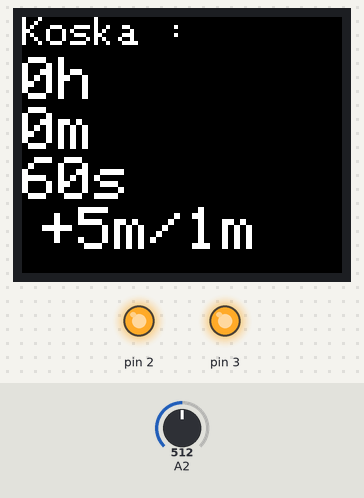
Bench run of a sketch on a simulated Arduino Uno, built with avr-gcc and run on an emulated ATmega328P. On the bench: 160×128 colour display, output pins drawn as LEDs (lit = HIGH). Inputs (shaded band) come from the test bench; at power-on: A2 = 512. What the sketch prints to the serial monitor is not drawn.

Above: at 1.8 s.
1.9 s: A2 set to 106
At 2.4 s:
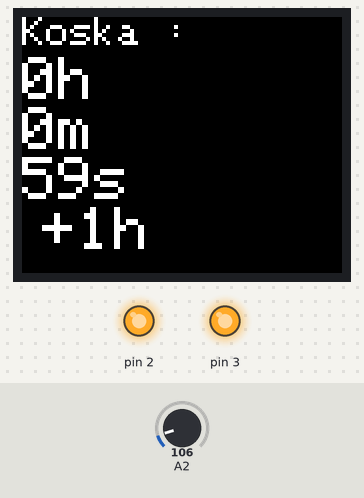
5.5 s: A2 set to 95
At 6.8 s:
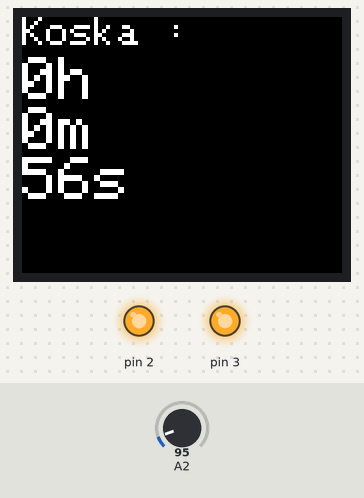
8.5 s: A2 set to 122
At 9.8 s:
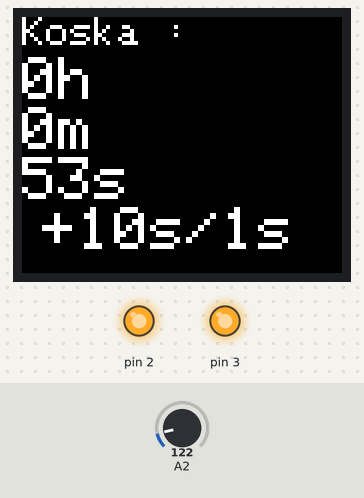
Timing chart, 0 to 11.5 s (numbered marks = the images above; inputs shaded):
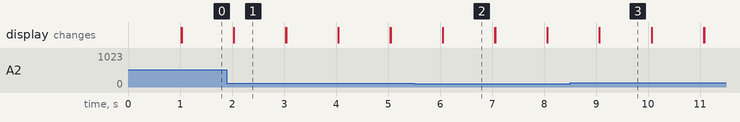

Measured:
- the behaviour switches between 101 and 100 on A2 (found by bisection; images 1 and 2)
- what the display in image 1 shows lasts 1.0 s, from 2.0 s to 3.0 s

The sketch:

lammittimen_ajastin.ino
```cpp
#include <TFT.h>
#include <SPI.h>

#define cs   10
#define dc   9
#define rst  8

TFT TFTscreen = TFT(cs, dc, rst);

char sensorPrintout[6];
char sensorPrintoutm[6];
char sensorPrintouth[6];
int s=0;
int m=1;
int h=0;
int mita=0;
int pause=false;
void setup()
{
  Serial.begin(9600);
  pinMode(2,OUTPUT);
  pinMode(3,OUTPUT);
  digitalWrite(3,HIGH);
  digitalWrite(2,HIGH);
  TFTscreen.begin();
  TFTscreen.background(0, 0, 0);
  TFTscreen.stroke(255, 255, 255);
  TFTscreen.setTextSize(2);
  TFTscreen.text("Koska :\n ", 0, 0);
  TFTscreen.setTextSize(3);
}

void loop()
{
  int sensorValue = analogRead(A2);
  Serial.println(sensorValue);
if(sensorValue>100)
{
  if(mita<4)
  {
    mita+=1;
  }
    else
  {
    mita=0;
  }
}
  else
{
  if(mita==1)
  {
    if(s<60){
    s+=1;
    }
    if(s+9<60){
    s+=9;
    }
    mita=0;
  }
  if(mita==2)
  {
    if(m<60){
    m+=1;
    }
    if(m+4<60){
    m+=4;
    }
    mita=0;
  }
  if(mita==3)
  {
    h+=1;
    mita=0;
  }
  if(mita==4)
  {
    if(pause==true){pause=false;}else{pause=true;}
    mita=0;
  }
}


  String sensorVal = String(String(s)+String("s"));
  String sensorValm = String(String(m)+String("m"));
  String sensorValh = String(String(h)+String("h"));

  sensorVal.toCharArray(sensorPrintout, 6);
  sensorValm.toCharArray(sensorPrintoutm, 6);
  sensorValh.toCharArray(sensorPrintouth, 6);

  TFTscreen.stroke(255, 255, 255);
  TFTscreen.text(sensorPrintouth, 0, 20);
  TFTscreen.text(sensorPrintoutm, 0, 45);
  TFTscreen.text(sensorPrintout, 0, 70);
  // wait for a moment
  if(mita==1)
  {
    TFTscreen.text("+10s/1s", 10, 95);
  }
  if(mita==2)
  {
    TFTscreen.text("+5m/1m", 10, 95);
  }
  if(mita==3)
  {
    TFTscreen.text("+1h", 10, 95);
  }
  if(mita==4)
  {
    TFTscreen.text("Pys/Jat", 10, 95);
  }
  delay(1000);
TFTscreen.stroke(0, 0, 0);
  if(mita==1)
  {
    TFTscreen.text("+10s/1s", 10, 95);
  }
  if(mita==2)
  {
    TFTscreen.text("+5m/1m", 10, 95);
  }
  if(mita==3)
  {
    TFTscreen.text("+1h", 10, 95);
  }
  if(mita==4)
  {
    TFTscreen.text("Pys/Jat", 10, 95);
  }

  if(pause==false){
  if(s>0)
  {
    s-=1;
  }
    else
  {
    if(m>0)
    {
      m-=1; s=60;
    }
      else
     {
      if(h>0)
      {
        h-=1; m=60;
      }
        else
      {
        digitalWrite(3,LOW);
        digitalWrite(2,LOW);
      }
     }
  }
  }

  TFTscreen.stroke(0, 0, 0);
  TFTscreen.text(sensorPrintouth, 0, 20);
  TFTscreen.text(sensorPrintoutm, 0, 45);
  TFTscreen.text(sensorPrintout, 0, 70);
}
```
